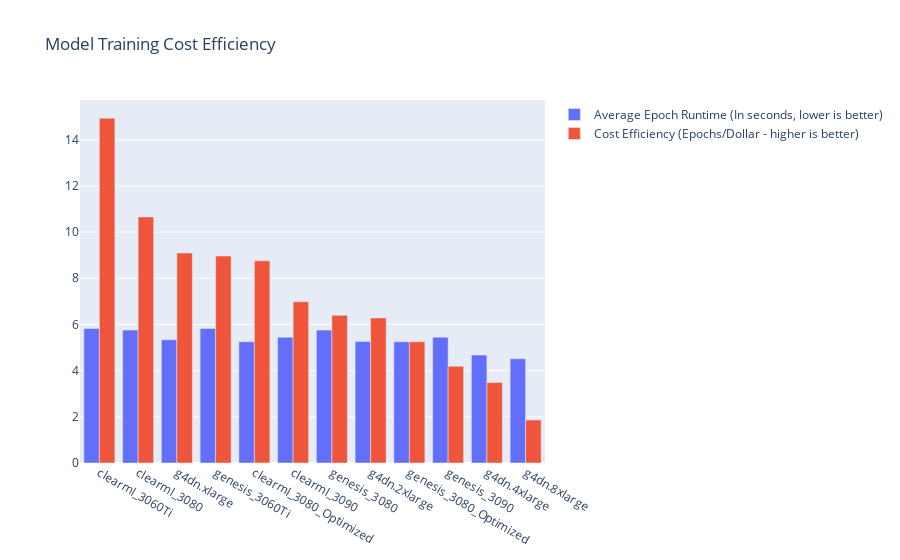

Notebook source saved alongside this figure:
### Code cell
plot_performance_per_dollar(performance_per_dollar)

### Figure 1 — Plotly figure (JSON) as saved in the notebook; plotly's stock layout.template omitted (floating-point values rounded to 4 significant figures)
{"data": [{"name": "Average Epoch Runtime (In seconds, lower is better)", "type": "bar", "x": ["clearml_3060Ti", "clearml_3080", "g4dn.xlarge", "genesis_3060Ti", "clearml_3080_Optimized", "clearml_3090", "genesis_3080", "g4dn.2xlarge", "genesis_3080_Optimized", "genesis_3090", "g4dn.4xlarge", "g4dn.8xlarge"], "y": [5.825, 5.755, 5.339, 5.825, 5.253, 5.447, 5.755, 5.265, 5.253, 5.447, 4.673, 4.517]}, {"name": "Cost Efficiency (Epochs/Dollar - higher is better)", "type": "bar", "x": ["clearml_3060Ti", "clearml_3080", "g4dn.xlarge", "genesis_3060Ti", "clearml_3080_Optimized", "clearml_3090", "genesis_3080", "g4dn.2xlarge", "genesis_3080_Optimized", "genesis_3090", "g4dn.4xlarge", "g4dn.8xlarge"], "y": [14.94, 10.66, 9.095, 8.961, 8.754, 6.983, 6.395, 6.283, 5.253, 4.19, 3.482, 1.862]}], "layout": {"barmode": "group", "title": {"text": "Model Training Cost Efficiency"}}}
